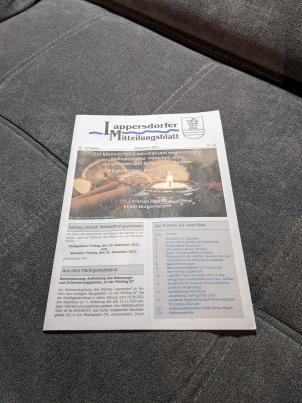
#> input picture lab6_Verenchuk_Stanislav/data/document.jpg, 302 x 403 px
$ jupyter execute Untitled.ipynb
#> lines starting #> are read from the running program, lines starting #| are printed output that depends on the picture
[cell 1]
import cv2
import numpy as np
import matplotlib.pyplot as plt

# Завантаження зображення
img = cv2.imread('../lab6_Verenchuk_Stanislav/data/document.jpg')  # або './document.jpg'
#> img is the input picture: shape (403, 302, 3); mean B, G, R 112.3, 114.4, 117.9
img_rgb = cv2.cvtColor(img, cv2.COLOR_BGR2RGB)
gray = cv2.cvtColor(img_rgb, cv2.COLOR_RGB2GRAY)
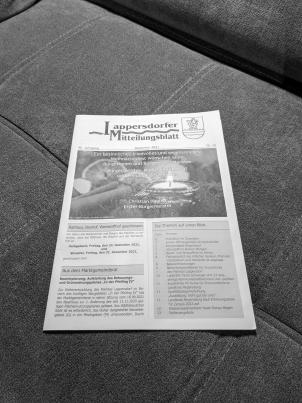
#> gray: shape (403, 302); min 0, max 255, mean 115.3
gray = np.float32(gray) / 255

[cell 2]
cornerness = cv2.cornerHarris(gray, blockSize=2, ksize=3, k=0.04)
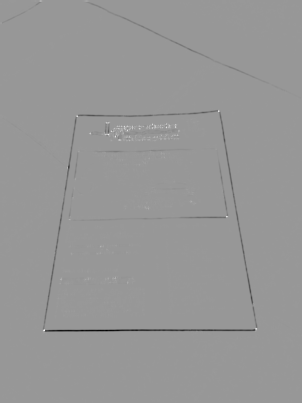
#> cornerness: shape (403, 302) float32; min -0.00812, max 0.00551, mean -3.51e-05; drawn with min black and max white
cornerness[cornerness < 0] = 0
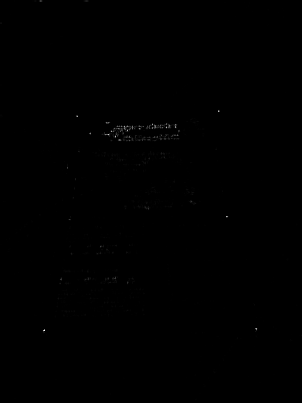
#> cornerness: shape (403, 302) float32; min 0, max 0.00551, mean 6.51e-06; drawn with min black and max white
log_cornerness = np.log1p(cornerness)

plt.imshow(log_cornerness, cmap='gray')
plt.title('Логарифм cornerness')
plt.axis('off')
plt.show()

[cell 3]
threshold = 0.01 * cornerness.max()
#> threshold = 5.51e-05
keypoints = np.argwhere(cornerness > threshold)
#> keypoints = 1695 pairs, first value 0 to 399, second value 0 to 301

[cell 4]
def descriptor_top_left(region):
    h, w = region.shape
    tl = region[:h//2, :w//2]
    tr = region[:h//2, w//2:]
    bl = region[h//2:, :w//2]
    br = region[h//2:, w//2:]
    return br.mean() - np.mean([tl.mean(), tr.mean(), bl.mean()])

[cell 5]
def descriptor_top_right(region):
    h, w = region.shape
    tl = region[:h//2, :w//2]
    tr = region[:h//2, w//2:]
    bl = region[h//2:, :w//2]
    br = region[h//2:, w//2:]
    return bl.mean() - np.mean([tl.mean(), tr.mean(), br.mean()])

[cell 6]
def descriptor_bottom_left(region):
    h, w = region.shape
    tl = region[:h//2, :w//2]
    tr = region[:h//2, w//2:]
    bl = region[h//2:, :w//2]
    br = region[h//2:, w//2:]
    return tr.mean() - np.mean([tl.mean(), bl.mean(), br.mean()])

[cell 7]
def descriptor_bottom_right(region):
    h, w = region.shape
    tl = region[:h//2, :w//2]
    tr = region[:h//2, w//2:]
    bl = region[h//2:, :w//2]
    br = region[h//2:, w//2:]
    return tl.mean() - np.mean([tr.mean(), bl.mean(), br.mean()])

[cell 8]
# Універсальна обгортка
def get_descriptor(gray_img, y, x, size=15, mode="top_left"):
    region = gray_img[y-size:y+size, x-size:x+size]
    if region.shape != (2*size, 2*size):
        return -np.inf

    if mode == "top_left":
        return descriptor_top_left(region)
    elif mode == "top_right":
        return descriptor_top_right(region)
    elif mode == "bottom_left":
        return descriptor_bottom_left(region)
    elif mode == "bottom_right":
        return descriptor_bottom_right(region)
    else:
        raise ValueError("Unknown mode!")

[cell 9]
# Пошук найкращих кутів
top_left_candidates = [(y, x, get_descriptor(gray, y, x, mode="top_left")) for y, x in keypoints]
#> in get_descriptor, `region = gray_img[y-size:y+size, x-size:x+size]`: region = empty array
#> in get_descriptor (call 33), `region = gray_img[y-size:y+size, x-size:x+size]`:
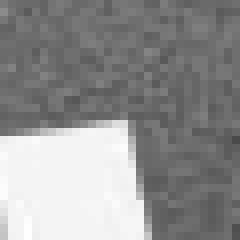
#> region: shape (30, 30) float32 (shown 8 times larger); min 0.29, max 0.996, mean 0.565
#> in get_descriptor (call 34), `region = gray_img[y-size:y+size, x-size:x+size]`:
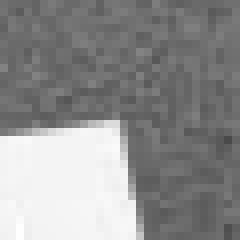
#> region: shape (30, 30) float32 (shown 8 times larger); min 0.29, max 0.996, mean 0.558
#> in get_descriptor (call 35), `region = gray_img[y-size:y+size, x-size:x+size]`:
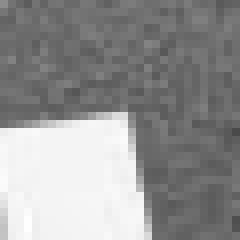
#> region: shape (30, 30) float32 (shown 8 times larger); min 0.29, max 0.996, mean 0.576
#> in get_descriptor (call 36), `region = gray_img[y-size:y+size, x-size:x+size]`:
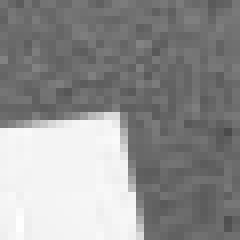
#> region: shape (30, 30) float32 (shown 8 times larger); min 0.29, max 0.996, mean 0.569
#> in get_descriptor (call 37), `region = gray_img[y-size:y+size, x-size:x+size]`:
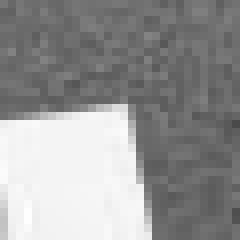
#> region: shape (30, 30) float32 (shown 8 times larger); min 0.29, max 0.996, mean 0.587
#> in get_descriptor (call 40), `region = gray_img[y-size:y+size, x-size:x+size]`:
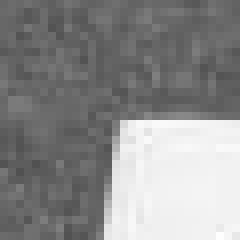
#> region: shape (30, 30) float32 (shown 8 times larger); min 0.318, max 0.996, mean 0.547
#> top_left_candidates = 1695 items, first 6: (0, 34, -inf), (0, 35, -inf), (0, 36, -inf), (0, 39, -inf), (0, 40, -inf), (0, 41, -inf)
top_right_candidates = [(y, x, get_descriptor(gray, y, x, mode="top_right")) for y, x in keypoints]
#> top_right_candidates has the same summary as top_left_candidates
bottom_left_candidates = [(y, x, get_descriptor(gray, y, x, mode="bottom_left")) for y, x in keypoints]
#> bottom_left_candidates has the same summary as top_left_candidates
bottom_right_candidates = [(y, x, get_descriptor(gray, y, x, mode="bottom_right")) for y, x in keypoints]
#> bottom_right_candidates has the same summary as top_left_candidates

top_left_point = max(top_left_candidates, key=lambda t: t[2])
#> top_left_point = (115, 76, 0.532)
top_right_point = max(top_right_candidates, key=lambda t: t[2])
#> top_right_point = (111, 219, 0.505)
bottom_left_point = max(bottom_left_candidates, key=lambda t: t[2])
#> bottom_left_point = (330, 44, 0.513)
bottom_right_point = max(bottom_right_candidates, key=lambda t: t[2])
#> bottom_right_point = (329, 255, 0.473)

# Вивід координат (опціонально)
print("Top-left corner:", top_left_point[:2])
#| Top-left corner: (115, 76)
print("Top-right corner:", top_right_point[:2])
#| Top-right corner: (111, 219)
print("Bottom-left corner:", bottom_left_point[:2])
#| Bottom-left corner: (330, 44)
print("Bottom-right corner:", bottom_right_point[:2])
#| Bottom-right corner: (329, 255)

# Візуалізація кутів
result_img = img_rgb.copy()
for (y, x, _) in [top_left_point, top_right_point, bottom_left_point, bottom_right_point]:
    cv2.circle(result_img, (x, y), 10, (255, 0, 0), 2)
#> this loop made 4 passes
#> (y, x) on passes 1 to 4: (115, 76), (111, 219), (330, 44), (329, 255)
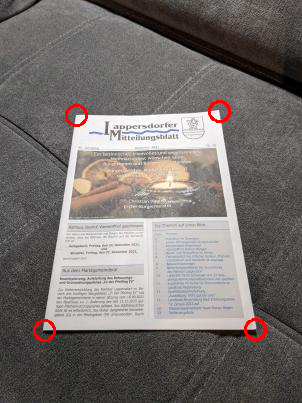
#> result_img: shape (403, 302, 3); mean R, G, B 118.8, 113.7, 111.5

plt.figure(figsize=(10, 6))
plt.imshow(result_img)
plt.title("Знайдені 4 кути документа")
plt.axis("off")
plt.show()
